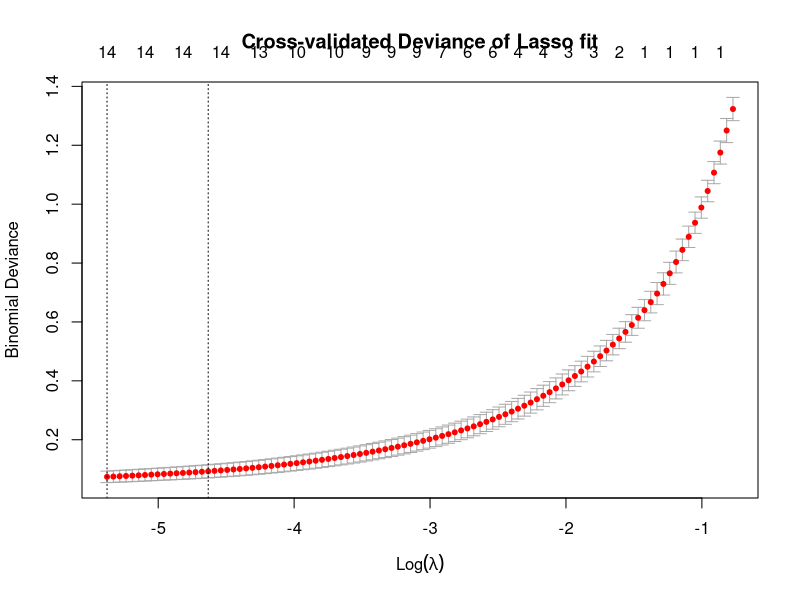

Recreate this plot in R.
##############################################
##############Exercise 2b#####################
##############################################

library(glmnet)

#Load the data
GXtrain=read.csv('GolubGXtrain.csv')
GXtest=read.csv('GolubGXtest.csv')

#split data into test and train
Xtrain = GXtrain[,c(2:length(GXtrain))]
Ytrain = GXtrain[[1]] 
Xtest = GXtest[,c(2:length(GXtrain))]
Ytest = GXtest[[1]]

#Train the model and plot the result
model1=cv.glmnet(as.matrix(Xtrain), as.numeric(Ytrain),family = "binomial",nfolds = 5,standardize = T,intercept = T,alpha=1)
plot(model1)
title('Cross-validated Deviance of Lasso fit')



##############################################
##############Exercise 2c#####################
##############################################

#Finds for wich lambda we receive the smallest error 
lmin=which.min(model1$lambda)
(count0=model1$nzero[lmin])

#Finds for wich lambda we receive 1 standard deviation from the smallest error
lmin1se=which(model1$lambda==model1$lambda.1se)
(count01se=model1$nzero[lmin1se])

##############################################
##############Exercise 2d#####################
##############################################

#Evalute the accuracy
yhat=predict(model1, newx = as.matrix(Xtest), s = "lambda.1se", type = "class")
(accuracy = sum(yhat==Ytest)/length(Ytest))

